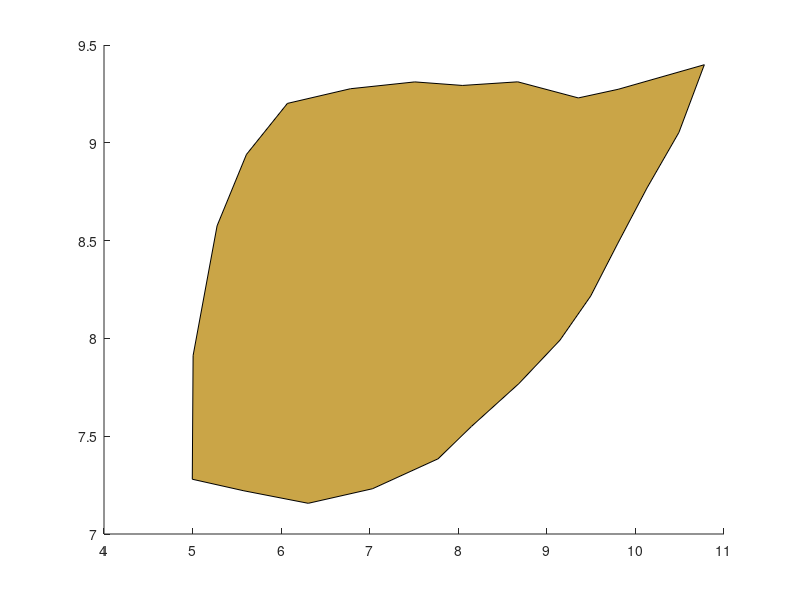

This figure's MATLAB source: (Note: this script raises an error after producing the figure.)
%% script_2
%
%   This script produces the leaf of the peach
%

%read in data
data = csvread('data/leaf.csv');
%plot data
% l = patch(data(:,1), data(:,2), 'green');
% l.LineWidth = 2;

%% SOLUTION: Breakout 1

%read in data
% data = csvread('data/leaf.csv');
%plot data
l = patch(data(:,1), data(:,2), [0.792, 0.647, 0.278]); % per reviewer comments
l.LineWidth = 1;
